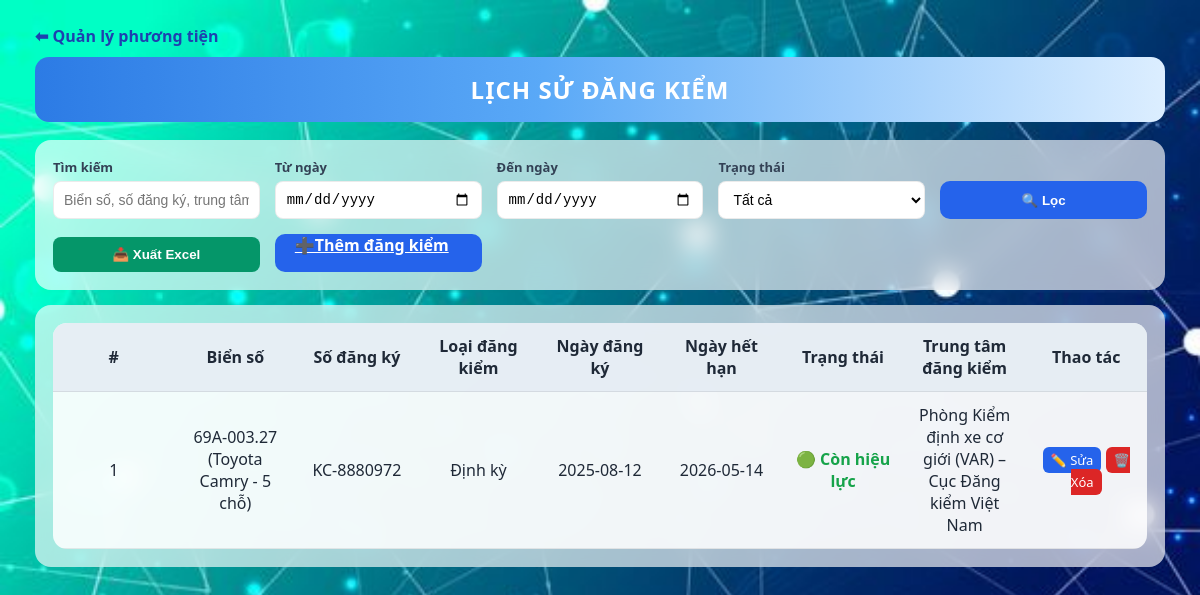
The app's page /lich-su-dang-kiem (signed in) with its own data.
### tables this page shows
CREATE TABLE dang_kiem (
    id INTEGER PRIMARY KEY AUTOINCREMENT,
    vehicle_id INTEGER NOT NULL,
    so_dang_ky TEXT,
    loai TEXT,
    ngay_dang_ky DATE,
    ngay_het_han DATE,
    trung_tam TEXT
, chi_phi INTEGER DEFAULT 0, nguoi_thuc_hien TEXT, ghi_chu TEXT);

CREATE TABLE vehicles (
  id INTEGER PRIMARY KEY AUTOINCREMENT,
  plate TEXT,
  status INTEGER,
  driver_id INTEGER
, start_time TEXT, end_time TEXT, work_content TEXT, brand TEXT, year INTEGER, km INTEGER, fuel_norm REAL, last_maintenance_km INTEGER DEFAULT 0, maintenance_cycle INTEGER DEFAULT 5000, ngay_het_han_dang_kiem DATE, requester TEXT);

### app.py (the view, shortened to what this page needs)
@app.route("/lich-su-dang-kiem")
@login_required
def lich_su_dang_kiem():
    con = db()
    search = request.args.get("search", "")
    tu_ngay = request.args.get("tu_ngay")
    den_ngay = request.args.get("den_ngay")
    sql = """
        SELECT dk.*, v.plate
        FROM dang_kiem dk
        JOIN vehicles v ON dk.vehicle_id = v.id
        WHERE 1=1
    """
    params = []
    if search:
        sql += " AND (v.plate LIKE ? OR dk.so_dang_ky LIKE ?)"
        params += [f"%{search}%", f"%{search}%"]
    if tu_ngay:
        sql += " AND dk.ngay_dang_ky >= ?"
        params.append(tu_ngay)
    if den_ngay:
        sql += " AND dk.ngay_dang_ky <= ?"
        params.append(den_ngay)
    sql += " ORDER BY dk.ngay_dang_ky DESC"
    data = con.execute(sql, params).fetchall()
    con.close()
    return render_template(
        "lich_su_dang_kiem.html",
        danh_sach=data
    )

### app.py (called while the page is built)
def db():
    con = sqlite3.connect(
        "fleet.db",
        timeout=30,
        check_same_thread=False
    )
    con.row_factory = sqlite3.Row
    con.execute("PRAGMA journal_mode=WAL;")
    con.execute("PRAGMA synchronous=NORMAL;")
    return con

@app.before_request
def auto_session_timeout():
    session.permanent = True
    now = int(time.time())
    if "last_activity" in session:
        elapsed = now - session["last_activity"]
        if elapsed > 900:
            session.clear()
            return redirect("/login")
    session["last_activity"] = now

def login_required(f):
    @wraps(f)
    def decorated(*args, **kwargs):
        if "user_id" not in session:
            return redirect("/login")
        return f(*args, **kwargs)
    return decorated

### templates/lich_su_dang_kiem.html (shortened to what this page needs)
<!DOCTYPE html>
<html lang="vi">
<head>
<link rel="stylesheet" href="/static/style.css">
</head>
<body>
<div class="overlay">
<a href="/quan-ly-xe-menu" class="back-link">⬅ Quản lý phương tiện</a>
<div class="header">
    <h2>LỊCH SỬ ĐĂNG KIỂM</h2>
</div>
<div class="card">
<form method="get">
<div class="filter-bar">
    <div class="filter-group">
        <label>Tìm kiếm</label>
        <input type="text" name="search"
               placeholder="Biển số, số đăng ký, trung tâm...">
    </div>
    <div class="filter-group">
        <label>Từ ngày</label>
        <input type="date" name="tu_ngay">
    </div>
    <div class="filter-group">
        <label>Đến ngày</label>
        <input type="date" name="den_ngay">
    </div>
    <div class="filter-group">
        <label>Trạng thái</label>
        <select name="status">
            <option value="">Tất cả</option>
        </select>
    </div>
    <button type="submit" class="filter-btn">🔍 Lọc</button>
<button type="submit"
        name="export"
        value="excel"
        class="excel-btn">
    📥 Xuất Excel
</button>
 <a href="/them-dang-kiem" class="btn-add">➕Thêm đăng kiểm</a>
</div>
</form>
</div>
<div class="card">
<table>
<thead>
<tr>
    <th>#</th>
    <th>Biển số</th>
    <th>Số đăng ký</th>
    <th>Loại đăng kiểm</th>
    <th>Ngày đăng ký</th>
    <th>Ngày hết hạn</th>
    <th>Trạng thái</th>
    <th>Trung tâm đăng kiểm</th>
    <th>Thao tác</th>
</tr>
</thead>
<tbody>
{% for r in danh_sach %}
<tr>
    <td>{{ loop.index }}</td>
    <td>{{ r.plate }}</td>
    <td>{{ r.so_dang_ky }}</td>
    <td>{{ r.loai }}</td>
    <td>{{ r.ngay_dang_ky }}</td>
    <td>
    {{ r.ngay_het_han }}
</td>
    <td>
    {% if r.trang_thai == "het_han" %}
        <span style="color:red;font-weight:600">🔴 Hết hạn</span>
    {% elif r.trang_thai == "sap_het" %}
        <span style="color:#F59E0B;font-weight:600">🟡 Sắp hết hạn</span>
    {% else %}
        <span style="color:#16A34A;font-weight:600">🟢 Còn hiệu lực</span>
    {% endif %}
</td>
    <td>{{ r.trung_tam }}</td>
    <td>
    <a href="/sua-dang-kiem/{{ r.id }}" class="btn-edit">✏️ Sửa</a>
    <a href="/xoa-dang-kiem/{{ r.id }}"
       class="btn-delete"
       onclick="return confirm('Xác nhận xóa đăng kiểm này?')">
       🗑️ Xóa
    </a>
</td>
</tr>
{% endfor %}
</tbody>
</table>
</div>
</div>
</body>
</html>

### static/style.css (style rules this page uses)
:root { --primary:#2563EB; --primary-light:#3B82F6; --danger:#DC2626; --warning:#F59E0B; --success:#059669; --gray:#64748B; --border:rgba(0,0,0,0.08); --card-bg:rgba(255,255,255,0.65); }
* { box-sizing:border-box; }
body { font-family:"Segoe UI",Arial,sans-serif; background-image:url("/static/10.jpg"); background-size:cover; background-attachment:fixed; margin:0; color:#1F2937; }
.overlay { padding:25px 35px; }
.header { background:linear-gradient(90deg,#2C7BE5 0%,#5AA9F7 45%,#DCEEFF 100%); border-radius:14px; padding:16px; text-align:center; margin-bottom:18px; }
.header h1, .header h2 { margin:0; color:#fff; letter-spacing:1px; }
.card { background:var(--card-bg); backdrop-filter:blur(12px); border-radius:16px; padding:18px; margin-bottom:15px; }
.back-link { color:#1E40AF; font-weight:600; text-decoration:none; display:inline-block; margin-bottom:10px; }
.form-grid, .filter-bar { display:grid; gap:15px; align-items:end; }
.filter-bar { grid-template-columns:repeat(auto-fit,minmax(180px,1fr)); }
.form-group, .filter-group { display:flex; flex-direction:column; }
label { font-size:13px; font-weight:600; margin-bottom:5px; color:#334155; }
input, select { height:38px; padding:8px 10px; font-size:14px; border-radius:8px; border:1px solid var(--border); background:#fff; transition:0.2s; }
.btn-add, .filter-btn { height:38px; padding:0 20px; border:none; border-radius:10px; background:var(--primary); color:#fff; font-weight:600; cursor:pointer; transition:0.2s; }
table { width:100%; border-collapse:separate; border-spacing:0; background:rgba(255,255,255,0.85); border-radius:14px; overflow:hidden; table-layout:fixed; }
th { background:rgba(230,238,244,0.95); padding:12px; font-weight:600; text-align:center; border-bottom:1px solid var(--border); }
td { padding:12px; text-align:center; border-bottom:1px solid var(--border); vertical-align:middle; word-break:break-word; }
.btn-edit { background:var(--warning); color:#fff; }
.btn-edit { background:#2563EB; color:white; padding:4px 8px; border-radius:6px; text-decoration:none; font-size:13px; }
.btn-delete { background:#DC2626; color:white; padding:4px 8px; border-radius:6px; text-decoration:none; font-size:13px; }
.excel-btn { background: #059669; color: white; border: none; padding: 10px 16px; border-radius: 8px; font-weight: 600; cursor: pointer; transition: 0.2s; }

### records on screen
dang_kiem: plate "69A-003.27 (Toyota Camry - 5 chỗ)", so_dang_ky "KC-8880972", loai "Định kỳ", ngay_dang_ky "2025-08-12", ngay_het_han "2026-05-14", trung_tam "Phòng Kiểm định xe cơ giới (VAR) – Cục Đăng kiểm Việt Nam"
